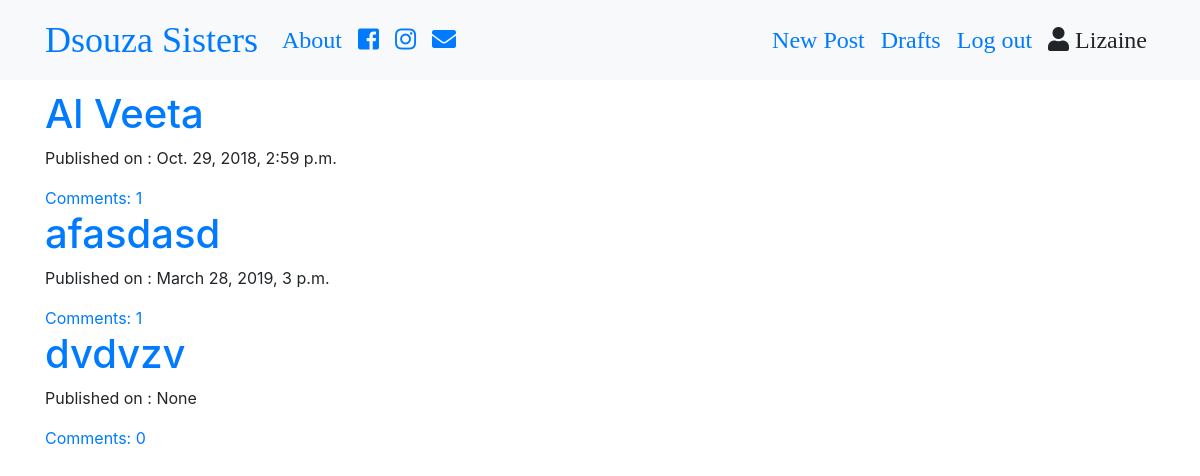
The page /drafts/ (signed in) on the database its author committed.
### blog/models.py (models this page shows, shortened)
class Post(models.Model):
    author = models.ForeignKey('auth.User',on_delete=models.CASCADE)
    post_images = models.ImageField(upload_to='post_images',blank=True)
    title = models.CharField(max_length=200)
    text = models.TextField()
    create_date = models.DateTimeField(auto_now_add=True)
    published_date = models.DateTimeField(blank=True,null=True)
    def approve_comments(self):
        return self.comments.filter(approved_comments=True)

### blog/views.py (the view, shortened to what this page needs)
# urls.py: path('drafts/',views.DraftListView.as_view(),name='drafts'),
class DraftListView(LoginRequiredMixin,ListView):
    login_url = '/login'
    redirect_field_name= '/blog/post_list.html'
    model = Post

### blog/templates/blog/post_list.html
{% extends "blog/base.html" %}
{% block content %}
<div class="centerstage">
  {% for post in post_list %}
  <div class="post">
    <h1><a href="{% url 'post_detail' pk=post.pk %}">
    {{ post.title }}</a></h1>
    <div class="date">
      <p>Published on : {{ post.published_date}}</p>
      </div>
      <a href="{% url 'post_detail' pk=post.pk %}">Comments: {{ post.approve_comments.count}}</a>
  </div>
  {% endfor %}
</div>
{% endblock %}

### blog/templates/blog/base.html (shortened to what this page needs)
<!DOCTYPE html>
{% load static %}
<html lang="en" dir="ltr">
  <head>
  <link rel="stylesheet" href="https://stackpath.bootstrapcdn.com/bootstrap/4.1.3/css/bootstrap.min.css">
<link rel="stylesheet" href="https://use.fontawesome.com/releases/v5.4.2/css/all.css">
<link rel="stylesheet" href="//cdn.jsdelivr.net/npm/medium-editor@latest/dist/css/medium-editor.min.css" type="text/css" media="screen" charset="utf-8">
<link rel="stylesheet" href="{% static 'css/blog.css' %}">
  </head>
  <body class="loader">
    <nav class="navbar navbar-expand-lg bg-light techfont">
      <div class="container">
        <div class="navbar-nav align-items-center">
          <a class="navbar-brand bigbrand" href="{% url 'post_list' %}">Dsouza Sisters</a>
          <a class="nav-item nav-link" href="{% url 'about' %}">About</a>
          <a class="nav-item nav-link" href="https://www.facebook.com"><span class="fab fa-facebook-square"></span></a></a>
          <a class="nav-item nav-link" href="https://www.instagram.com"><span class="fab fa-instagram" ></span></a></a>
          <a class="nav-item nav-link" href="#"><span class="fa fa-envelope" aria-hidden="true" ></span></a></a>
        </div>
        <div class="navbar-nav align-items-center ml-auto">
          {% if user.is_authenticated %}
            <a class="nav-item nav-link" href="{% url 'post_new' %}">New Post</a>
            <a class="nav-item nav-link" href="{% url 'drafts' %}">Drafts</a>
            <a class="nav-item nav-link" href="{% url 'logout' %}">Log out</a>
            <a class="nav-item nav-link"><span class="fa fa-user" aria-hidden="true"></span> {{ user.username }}</a>
          {% else %}
            <a class="nav-item nav-nav-linkdisabled" style="margin-left" href="{% url 'login' %}" aria-label="Login">
              <span class="fa fa-user" aria-hidden="true"></span></a>
          {% endif %}
        </div>
      </div>
    </nav>
    <div class="content container">
      <div class="row">
        <div class="col-md-8">
          <div class="blog_posts">
            {% block content %}
            {% endblock %}
          </div>
        </div>
      </div>
    </div>
  </body>
</html>

### blog/static/css/blog.css (style rules this page uses)
.techfont { font-family: 'Slabo 27px', serif; font-size: 1.5em; margin-bottom: 10px; }
.centerstage { margin-left: auto; margin-right: auto; }
.bigbrand { font-size: 1.5em; }
.loader { filter:hue-rotate(0deg); color: linear-gradient(45deg,#0f8,#08f); animation:hue 5000ms infinite linear; }

### rows shown on the page
Post: title "Al Veeta", published_date "Oct. 29, 2018, 2:59 p.m.", approve_comments.count "1"
Post: title "afasdasd", published_date "March 28, 2019, 3 p.m.", approve_comments.count "1"
Post: title "dvdvzv", published_date "None", approve_comments.count "0"

### other values the page prints
{{ user.username }} "Lizaine"
